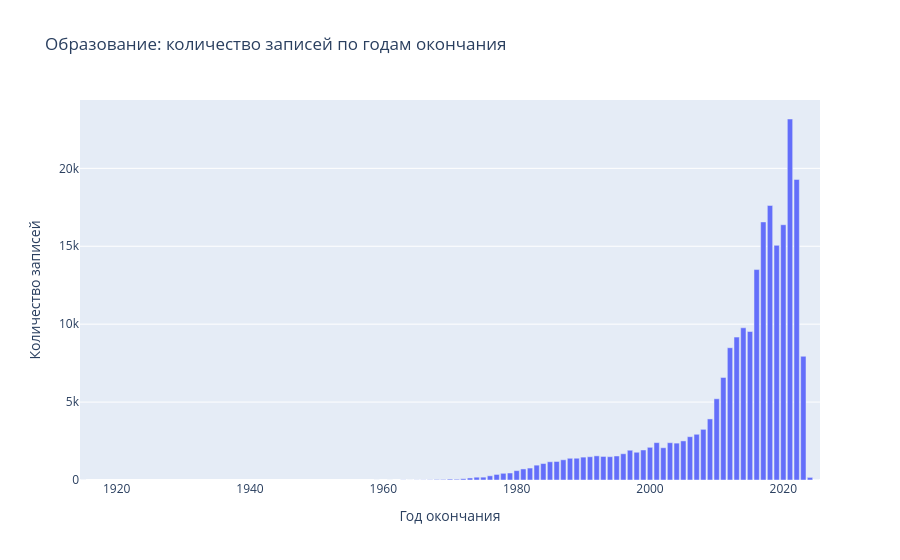

The cell this chart's notebook holds for it:
### Markdown cell above
### 3.2. Образование - дата окончания

Посмотрим, сколько записей приходится на каждый год окончания.

### Code cell
year_counts = df_edu['Дата окончания'].value_counts().sort_index()

fig = px.bar(x=year_counts.index, y=year_counts.values, title='Образование: количество записей по годам окончания',
             labels={'x': 'Год окончания', 'y': 'Количество записей'})
fig.show()

### Figure 1 — Plotly figure (JSON) as saved in the notebook; plotly's stock layout.template omitted (floating-point values rounded to 4 significant figures)
{"data": [{"hovertemplate": "Год окончания=%{x}<br>Количество записей=%{y}<extra></extra>", "legendgroup": "", "marker": {"color": "#636efa", "pattern": {"shape": ""}}, "name": "", "orientation": "v", "showlegend": false, "textposition": "auto", "type": "bar", "x": [1915, 1959, 1961, 1963, 1964, 1965, 1966, 1967, 1968, 1969, 1970, 1971, 1972, 1973, 1974, 1975, 1976, 1977, 1978, 1979, 1980, 1981, 1982, 1983, 1984, 1985, 1986, 1987, 1988, 1989, 1990, 1991, 1992, 1993, 1994, 1995, 1996, 1997, 1998, 1999, 2000, 2001, 2002, 2003, 2004, 2005, 2006, 2007, 2008, 2009, 2010, 2011, 2012, 2013, 2014, 2015, 2016, 2017, 2018, 2019, 2020, 2021, 2022, 2023, 2024, 2025], "xaxis": "x", "y": [1, 1, 1, 9, 1, 8, 11, 15, 33, 36, 58, 48, 82, 131, 180, 183, 269, 357, 430, 450, 602, 709, 767, 953, 1056, 1171, 1189, 1297, 1394, 1397, 1469, 1493, 1550, 1511, 1496, 1542, 1685, 1911, 1781, 1927, 2098, 2399, 2071, 2394, 2367, 2509, 2780, 2934, 3252, 3919, 5213, 6580, 8489, 9170, 9768, 9529, 13504, 16563, 17619, 15060, 16382, 23167, 19290, 7941, 167, 1], "yaxis": "y"}], "layout": {"barmode": "relative", "legend": {"tracegroupgap": 0}, "title": {"text": "Образование: количество записей по годам окончания"}, "xaxis": {"anchor": "y", "domain": [0, 1], "title": {"text": "Год окончания"}}, "yaxis": {"anchor": "x", "domain": [0, 1], "title": {"text": "Количество записей"}}}}
